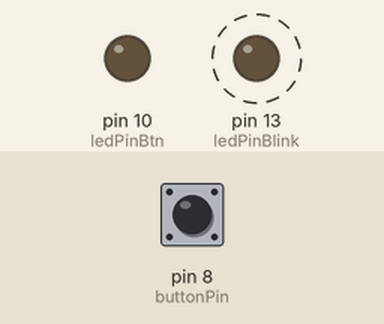
Bench run of a sketch on a simulated Arduino Uno, built with avr-gcc and run on an emulated ATmega328P. Parts: output pins drawn as LEDs (lit = HIGH). Dashed ring = blinking. The inputs (shaded band) are chosen by the test bench; at power-on: pin 8 (buttonPin) HIGH.

Above: at 1.27 s.
1.3 s: pin 8 (buttonPin) pulled LOW for 0.15 s
At 1.5 s:
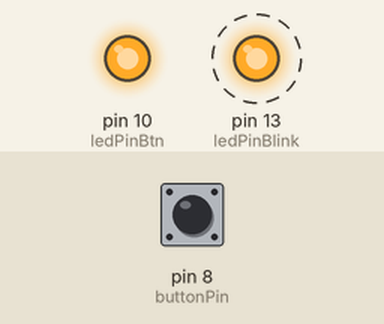
4.3 s: pin 8 (buttonPin) pulled LOW for 1 s
At 4.72 s:
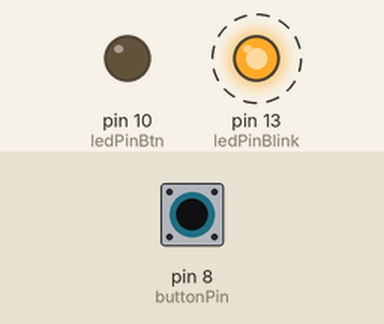
7.3 s: pin 8 (buttonPin) pulled LOW for 3.2 s
At 7.74 s:
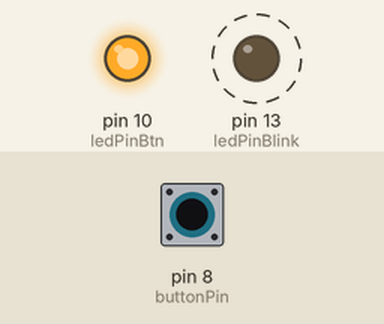
Timing chart, 0 to 18.0 s (numbered marks = the images above; inputs shaded):
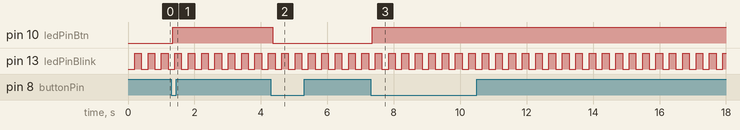

Measured:
- after the input at 1.3 s, pin 10 (ledPinBtn): LOW → HIGH after 0.05 s
- after the input at 4.3 s, pin 10 (ledPinBtn): HIGH → LOW after 0.05 s
- after the input at 7.3 s, pin 10 (ledPinBtn): LOW → HIGH after 0.05 s
- by itself, pin 13 (ledPinBlink): alternates HIGH for 0.20 s and LOW for 0.20 s

The sketch:

sketch-12-3-workshop.ino
```cpp
const int ledPinBlink = 13;
const int ledPinBtn = 10;
const int buttonPin = 8;
int buttonStatus;
int lastButtonStatus = LOW;
int ledBlinkStatus = LOW;
int ledBtnStatus = LOW;

int interval = 200;
unsigned long prev;
unsigned long lastDebounceTime = 0;
unsigned long debounceDelay = 50;

void storeTime() {
  prev = millis();
}

void setup() {
  pinMode(ledPinBlink, OUTPUT);
  pinMode(ledPinBtn, OUTPUT);
  pinMode(buttonPin, INPUT_PULLUP);
}

void loop() {
  if((millis() - prev) > interval) {
    storeTime();
    ledBlinkStatus = !ledBlinkStatus;
    digitalWrite(ledPinBlink, ledBlinkStatus);
  }
  int reading = digitalRead(buttonPin);
  if (reading != lastButtonStatus)
    lastDebounceTime = millis();
  if ((millis() - lastDebounceTime) > debounceDelay) {
    if (reading != buttonStatus) {
      buttonStatus = reading;

      if (buttonStatus == LOW)
        ledBtnStatus = !ledBtnStatus;
    }
  }
  digitalWrite(ledPinBtn, ledBtnStatus);

  lastButtonStatus = reading;
}
```
